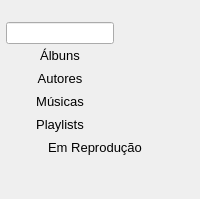
      <widget class="QWidget" name="menuTab_full">
       <property name="sizePolicy">
        <sizepolicy hsizetype="Preferred" vsizetype="Preferred">
         <horstretch>0</horstretch>
         <verstretch>0</verstretch>
        </sizepolicy>
       </property>
       <layout class="QGridLayout" name="gridLayout_2">
        <property name="leftMargin">
         <number>6</number>
        </property>
        <property name="topMargin">
         <number>0</number>
        </property>
        <property name="rightMargin">
         <number>0</number>
        </property>
        <property name="bottomMargin">
         <number>0</number>
        </property>
        <property name="spacing">
         <number>0</number>
        </property>
        <item row="6" column="0" colspan="2">
         <widget class="QPushButton" name="menu_full_button_artist">
          <property name="font">
           <font>
            <pointsize>10</pointsize>
           </font>
          </property>
          <property name="styleSheet">
           <string notr="true">QPushButton:hover{ 
	background-color: rgb(211, 211, 211); 
	image :  white; 
	color:rgb(18, 171, 218);
}</string>
          </property>
          <property name="text">
           <string>Autores</string>
          </property>
          <property name="icon">
           <iconset resource="icons/img.qrc">
            <normaloff>:/social.png</normaloff>:/social.png</iconset>
          </property>
          <property name="iconSize">
           <size>
            <width>32</width>
            <height>32</height>
           </size>
          </property>
          <property name="flat">
           <bool>true</bool>
          </property>
         </widget>
        </item>
        <item row="7" column="2">
         <widget class="QPushButton" name="menu_full_button_add_song">
          <property name="text">
           <string/>
          </property>
          <property name="icon">
           <iconset resource="icons/img.qrc">
            <normaloff>:/cross.png</normaloff>:/cross.png</iconset>
          </property>
          <property name="flat">
           <bool>true</bool>
          </property>
         </widget>
        </item>
        <item row="7" column="0" colspan="2">
         <widget class="QPushButton" name="menu_full_button_song">
          <property name="font">
           <font>
            <pointsize>10</pointsize>
           </font>
          </property>
          <property name="styleSheet">
           <string notr="true">QPushButton:hover{ 
	background-color: rgb(211, 211, 211); 
	image :  white; 
	color:rgb(18, 171, 218);
}</string>
          </property>
          <property name="text">
           <string>Músicas</string>
          </property>
          <property name="icon">
           <iconset resource="icons/img.qrc">
            <normaloff>:/music.png</normaloff>:/music.png</iconset>
          </property>
          <property name="iconSize">
           <size>
            <width>32</width>
            <height>32</height>
           </size>
          </property>
          <property name="flat">
           <bool>true</bool>
          </property>
         </widget>
        </item>
        <item row="5" column="0" colspan="2">
         <widget class="QPushButton" name="menu_full_button_album">
          <property name="font">
           <font>
            <pointsize>10</pointsize>
            <weight>50</weight>
            <bold>false</bold>
           </font>
          </property>
          <property name="styleSheet">
           <string notr="true">QPushButton:hover{ 
	background-color:rgb(167, 167, 167);
	color:rgb(18, 171, 218);
	
}
</string>
          </property>
          <property name="text">
           <string>Álbuns</string>
          </property>
          <property name="icon">
           <iconset resource="icons/img.qrc">
            <normaloff>:/music2.png</normaloff>:/music2.png</iconset>
          </property>
          <property name="iconSize">
           <size>
            <width>32</width>
            <height>32</height>
           </size>
          </property>
          <property name="autoDefault">
           <bool>false</bool>
          </property>
          <property name="default">
           <bool>false</bool>
          </property>
          <property name="flat">
           <bool>true</bool>
          </property>
         </widget>
        </item>
        <item row="10" column="0" colspan="2">
         <widget class="QPushButton" name="menu_full_button_list">
          <property name="font">
           <font>
            <pointsize>10</pointsize>
           </font>
          </property>
          <property name="styleSheet">
           <string notr="true">QPushButton:hover{ 
	background-color: rgb(211, 211, 211); 
	image :  white; 
	color:rgb(18, 171, 218);
}</string>
          </property>
          <property name="text">
           <string>Playlists</string>
          </property>
          <property name="icon">
           <iconset resource="icons/img.qrc">
            <normaloff>:/playlist.png</normaloff>:/playlist.png</iconset>
          </property>
          <property name="iconSize">
           <size>
            <width>32</width>
            <height>32</height>
           </size>
          </property>
          <property name="flat">
           <bool>true</bool>
          </property>
         </widget>
        </item>
        <item row="5" column="2">
         <widget class="QPushButton" name="menu_full_button_add_album">
          <property name="text">
           <string/>
          </property>
          <property name="icon">
           <iconset resource="icons/img.qrc">
            <normaloff>:/cross.png</normaloff>:/cross.png</iconset>
          </property>
          <property name="iconSize">
           <size>
            <width>18</width>
            <height>18</height>
           </size>
          </property>
          <property name="flat">
           <bool>true</bool>
          </property>
         </widget>
        </item>
        <item row="10" column="2">
         <widget class="QPushButton" name="menu_full_button_add_list">
          <property name="text">
           <string/>
          </property>
          <property name="icon">
           <iconset resource="icons/img.qrc">
            <normaloff>:/cross.png</normaloff>:/cross.png</iconset>
          </property>
          <property name="flat">
           <bool>true</bool>
          </property>
         </widget>
        </item>
        <item row="0" column="0" alignment="Qt::AlignLeft">
         <widget class="QPushButton" name="menu_full_button_menu">
          <property name="styleSheet">
           <string notr="true"/>
          </property>
          <property name="text">
           <string/>
          </property>
          <property name="icon">
           <iconset resource="icons/img.qrc">
            <normaloff>:/interface.png</normaloff>:/interface.png</iconset>
          </property>
          <property name="iconSize">
           <size>
            <width>32</width>
            <height>32</height>
           </size>
          </property>
          <property name="flat">
           <bool>true</bool>
          </property>
         </widget>
        </item>
        <item row="6" column="2">
         <widget class="QPushButton" name="menu_full_button_add_artist">
          <property name="text">
           <string/>
          </property>
          <property name="icon">
           <iconset resource="icons/img.qrc">
            <normaloff>:/cross.png</normaloff>:/cross.png</iconset>
          </property>
          <property name="flat">
           <bool>true</bool>
          </property>
         </widget>
        </item>
        <item row="1" column="2">
         <widget class="QPushButton" name="menu_full_button_search">
          <property name="sizePolicy">
           <sizepolicy hsizetype="Expanding" vsizetype="Minimum">
            <horstretch>0</horstretch>
            <verstretch>0</verstretch>
           </sizepolicy>
          </property>
          <property name="text">
           <string/>
          </property>
          <property name="icon">
           <iconset resource="icons/img.qrc">
            <normaloff>:/tool.png</normaloff>:/tool.png</iconset>
          </property>
          <property name="iconSize">
           <size>
            <width>20</width>
            <height>20</height>
           </size>
          </property>
          <property name="flat">
           <bool>true</bool>
          </property>
         </widget>
        </item>
        <item row="12" column="0" colspan="2">
         <spacer name="verticalSpacer">
          <property name="orientation">
           <enum>Qt::Vertical</enum>
          </property>
          <property name="sizeType">
           <enum>QSizePolicy::Expanding</enum>
          </property>
          <property name="sizeHint" stdset="0">
           <size>
            <width>20</width>
            <height>40</height>
           </size>
          </property>
         </spacer>
        </item>
        <item row="0" column="1" colspan="3">
         <spacer name="tab">
          <property name="orientation">
           <enum>Qt::Horizontal</enum>
          </property>
          <property name="sizeHint" stdset="0">
           <size>
            <width>40</width>
            <height>20</height>
           </size>
          </property>
         </spacer>
        </item>
        <item row="11" column="0" colspan="3">
         <widget class="QPushButton" name="menu_full_button_play">
          <property name="font">
           <font>
            <pointsize>10</pointsize>
           </font>
          </property>
          <property name="styleSheet">
           <string notr="true">QPushButton:hover{ 
	background-color: rgb(211, 211, 211); 
	image :  white; 
	color:rgb(18, 171, 218);
}</string>
          </property>
          <property name="text">
           <string>Em Reprodução</string>
          </property>
          <property name="icon">
           <iconset resource="icons/img.qrc">
            <normaloff>:/circle-1.png</normaloff>:/circle-1.png</iconset>
          </property>
          <property name="iconSize">
           <size>
            <width>32</width>
            <height>32</height>
           </size>
          </property>
          <property name="flat">
           <bool>true</bool>
          </property>
         </widget>
        </item>
        <item row="11" column="3">
         <spacer name="horizontalSpacer">
          <property name="orientation">
           <enum>Qt::Horizontal</enum>
          </property>
          <property name="sizeType">
           <enum>QSizePolicy::Fixed</enum>
          </property>
          <property name="sizeHint" stdset="0">
           <size>
            <width>16</width>
            <height>16</height>
           </size>
          </property>
         </spacer>
        </item>
        <item row="1" column="0">
         <widget class="QLineEdit" name="menu_full_lineEdit_search"/>
        </item>
       </layout>
      </widget>
